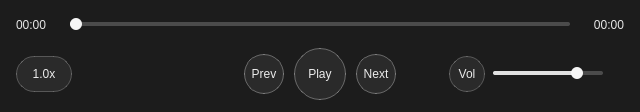
<?xml version="1.0" encoding="UTF-8"?>
<ui version="4.0">
 <class>PlaybackControlWidget</class>
 <widget class="QWidget" name="PlaybackControlWidget">
  <property name="geometry">
   <rect>
    <x>0</x>
    <y>0</y>
    <width>640</width>
    <height>112</height>
   </rect>
  </property>
  <property name="minimumSize">
   <size>
    <width>0</width>
    <height>112</height>
   </size>
  </property>
  <property name="maximumSize">
   <size>
    <width>16777215</width>
    <height>112</height>
   </size>
  </property>
  <property name="windowTitle">
   <string>PlaybackControlWidget</string>
  </property>
  <property name="styleSheet">
   <string notr="true">QWidget#PlaybackControlWidget {
    background-color: rgb(28, 28, 28);
    color: rgb(230, 230, 230);
}</string>
  </property>
  <layout class="QVBoxLayout" name="verticalLayout">
   <property name="spacing">
    <number>10</number>
   </property>
   <property name="leftMargin">
    <number>16</number>
   </property>
   <property name="topMargin">
    <number>12</number>
   </property>
   <property name="rightMargin">
    <number>16</number>
   </property>
   <property name="bottomMargin">
    <number>12</number>
   </property>
   <item>
    <layout class="QHBoxLayout" name="progressLayout">
     <property name="spacing">
      <number>10</number>
     </property>
     <item>
      <widget class="QLabel" name="currentTimeLabel">
       <property name="minimumSize">
        <size>
         <width>44</width>
         <height>0</height>
        </size>
       </property>
       <property name="styleSheet">
        <string notr="true">color: rgb(230, 230, 230);</string>
       </property>
       <property name="text">
        <string>00:00</string>
       </property>
      </widget>
     </item>
     <item>
      <widget class="QSlider" name="progressSlider">
       <property name="cursor">
        <cursorShape>PointingHandCursor</cursorShape>
       </property>
       <property name="styleSheet">
        <string notr="true">QSlider::groove:horizontal {
    height: 4px;
    border-radius: 2px;
    background: rgb(75, 75, 75);
}

QSlider::sub-page:horizontal {
    border-radius: 2px;
    background: rgb(225, 225, 225);
}

QSlider::handle:horizontal {
    width: 12px;
    margin: -4px 0;
    border-radius: 6px;
    background: rgb(245, 245, 245);
}</string>
       </property>
       <property name="maximum">
        <number>1000</number>
       </property>
       <property name="orientation">
        <enum>Qt::Orientation::Horizontal</enum>
       </property>
      </widget>
     </item>
     <item>
      <widget class="QLabel" name="durationLabel">
       <property name="minimumSize">
        <size>
         <width>44</width>
         <height>0</height>
        </size>
       </property>
       <property name="styleSheet">
        <string notr="true">color: rgb(230, 230, 230);</string>
       </property>
       <property name="text">
        <string>00:00</string>
       </property>
       <property name="alignment">
        <set>Qt::AlignmentFlag::AlignRight|Qt::AlignmentFlag::AlignTrailing|Qt::AlignmentFlag::AlignVCenter</set>
       </property>
      </widget>
     </item>
    </layout>
   </item>
   <item>
    <layout class="QHBoxLayout" name="controlsLayout">
     <property name="spacing">
      <number>10</number>
     </property>
     <item>
      <layout class="QHBoxLayout" name="leftSectionLayout">
       <property name="spacing">
        <number>8</number>
       </property>
       <item>
        <widget class="QPushButton" name="speedButton">
         <property name="minimumSize">
          <size>
           <width>56</width>
           <height>36</height>
          </size>
         </property>
         <property name="maximumSize">
          <size>
           <width>72</width>
           <height>36</height>
          </size>
         </property>
         <property name="cursor">
          <cursorShape>PointingHandCursor</cursorShape>
         </property>
         <property name="styleSheet">
          <string notr="true">QPushButton {
    border: 1px solid rgba(255, 255, 255, 60);
    border-radius: 18px;
    background-color: rgb(42, 42, 42);
    color: rgb(235, 235, 235);
    padding: 0 10px;
}

QPushButton:hover {
    background-color: rgb(58, 58, 58);
}</string>
         </property>
         <property name="text">
          <string>1.0x</string>
         </property>
        </widget>
       </item>
       <item>
        <spacer name="leftSectionRightSpacer">
         <property name="orientation">
          <enum>Qt::Orientation::Horizontal</enum>
         </property>
         <property name="sizeHint" stdset="0">
          <size>
           <width>20</width>
           <height>20</height>
          </size>
         </property>
        </spacer>
       </item>
      </layout>
     </item>
     <item>
      <layout class="QHBoxLayout" name="centerSectionLayout">
       <property name="spacing">
        <number>10</number>
       </property>
       <property name="leftMargin">
        <number>0</number>
       </property>
       <property name="topMargin">
        <number>0</number>
       </property>
       <property name="rightMargin">
        <number>0</number>
       </property>
       <property name="bottomMargin">
        <number>0</number>
       </property>
       <item>
        <spacer name="centerLeftSpacer">
         <property name="orientation">
          <enum>Qt::Orientation::Horizontal</enum>
         </property>
         <property name="sizeHint" stdset="0">
          <size>
           <width>20</width>
           <height>20</height>
          </size>
         </property>
        </spacer>
       </item>
       <item>
        <widget class="QPushButton" name="previousButton">
         <property name="minimumSize">
          <size>
           <width>40</width>
           <height>40</height>
          </size>
         </property>
         <property name="maximumSize">
          <size>
           <width>40</width>
           <height>40</height>
          </size>
         </property>
         <property name="cursor">
          <cursorShape>PointingHandCursor</cursorShape>
         </property>
         <property name="styleSheet">
          <string notr="true">QPushButton {
    border: 1px solid rgba(255, 255, 255, 80);
    border-radius: 20px;
    background-color: rgb(42, 42, 42);
    color: rgb(235, 235, 235);
}

QPushButton:hover {
    background-color: rgb(58, 58, 58);
}</string>
         </property>
         <property name="text">
          <string>Prev</string>
         </property>
        </widget>
       </item>
       <item>
        <widget class="QPushButton" name="playButton">
         <property name="minimumSize">
          <size>
           <width>52</width>
           <height>52</height>
          </size>
         </property>
         <property name="maximumSize">
          <size>
           <width>52</width>
           <height>52</height>
          </size>
         </property>
         <property name="cursor">
          <cursorShape>PointingHandCursor</cursorShape>
         </property>
         <property name="styleSheet">
          <string notr="true">QPushButton {
    border: 1px solid rgba(255, 255, 255, 80);
    border-radius: 26px;
    background-color: rgb(42, 42, 42);
    color: rgb(235, 235, 235);
}

QPushButton:hover {
    background-color: rgb(58, 58, 58);
}</string>
         </property>
         <property name="text">
          <string>Play</string>
         </property>
        </widget>
       </item>
       <item>
        <widget class="QPushButton" name="nextButton">
         <property name="minimumSize">
          <size>
           <width>40</width>
           <height>40</height>
          </size>
         </property>
         <property name="maximumSize">
          <size>
           <width>40</width>
           <height>40</height>
          </size>
         </property>
         <property name="cursor">
          <cursorShape>PointingHandCursor</cursorShape>
         </property>
         <property name="styleSheet">
          <string notr="true">QPushButton {
    border: 1px solid rgba(255, 255, 255, 80);
    border-radius: 20px;
    background-color: rgb(42, 42, 42);
    color: rgb(235, 235, 235);
}

QPushButton:hover {
    background-color: rgb(58, 58, 58);
}</string>
         </property>
         <property name="text">
          <string>Next</string>
         </property>
        </widget>
       </item>
       <item>
        <spacer name="centerRightSpacer">
         <property name="orientation">
          <enum>Qt::Orientation::Horizontal</enum>
         </property>
         <property name="sizeHint" stdset="0">
          <size>
           <width>20</width>
           <height>20</height>
          </size>
         </property>
        </spacer>
       </item>
      </layout>
     </item>
     <item>
      <layout class="QHBoxLayout" name="rightSectionLayout">
       <property name="spacing">
        <number>8</number>
       </property>
       <property name="leftMargin">
        <number>0</number>
       </property>
       <property name="topMargin">
        <number>0</number>
       </property>
       <property name="rightMargin">
        <number>0</number>
       </property>
       <property name="bottomMargin">
        <number>0</number>
       </property>
       <item>
        <spacer name="rightSectionLeftSpacer">
         <property name="orientation">
          <enum>Qt::Orientation::Horizontal</enum>
         </property>
         <property name="sizeHint" stdset="0">
          <size>
           <width>20</width>
           <height>20</height>
          </size>
         </property>
        </spacer>
       </item>
       <item>
        <widget class="QPushButton" name="volumeButton">
         <property name="minimumSize">
          <size>
           <width>36</width>
           <height>36</height>
          </size>
         </property>
         <property name="maximumSize">
          <size>
           <width>36</width>
           <height>36</height>
          </size>
         </property>
         <property name="cursor">
          <cursorShape>PointingHandCursor</cursorShape>
         </property>
         <property name="styleSheet">
          <string notr="true">QPushButton {
    border: 1px solid rgba(255, 255, 255, 60);
    border-radius: 18px;
    background-color: rgb(42, 42, 42);
    color: rgb(235, 235, 235);
}

QPushButton:hover {
    background-color: rgb(58, 58, 58);
}</string>
         </property>
         <property name="text">
          <string>Vol</string>
         </property>
        </widget>
       </item>
       <item>
        <widget class="QSlider" name="volumeSlider">
         <property name="minimumSize">
          <size>
           <width>110</width>
           <height>0</height>
          </size>
         </property>
         <property name="cursor">
          <cursorShape>PointingHandCursor</cursorShape>
         </property>
         <property name="styleSheet">
          <string notr="true">QSlider::groove:horizontal {
    height: 4px;
    border-radius: 2px;
    background: rgb(75, 75, 75);
}

QSlider::sub-page:horizontal {
    border-radius: 2px;
    background: rgb(225, 225, 225);
}

QSlider::handle:horizontal {
    width: 12px;
    margin: -4px 0;
    border-radius: 6px;
    background: rgb(245, 245, 245);
}</string>
         </property>
         <property name="maximum">
          <number>100</number>
         </property>
         <property name="value">
          <number>80</number>
         </property>
         <property name="orientation">
          <enum>Qt::Orientation::Horizontal</enum>
         </property>
        </widget>
       </item>
       <item>
        <spacer name="rightSectionRightSpacer">
         <property name="orientation">
          <enum>Qt::Orientation::Horizontal</enum>
         </property>
         <property name="sizeHint" stdset="0">
          <size>
           <width>20</width>
           <height>20</height>
          </size>
         </property>
        </spacer>
       </item>
      </layout>
     </item>
    </layout>
   </item>
  </layout>
 </widget>
 <resources/>
 <connections/>
</ui>
